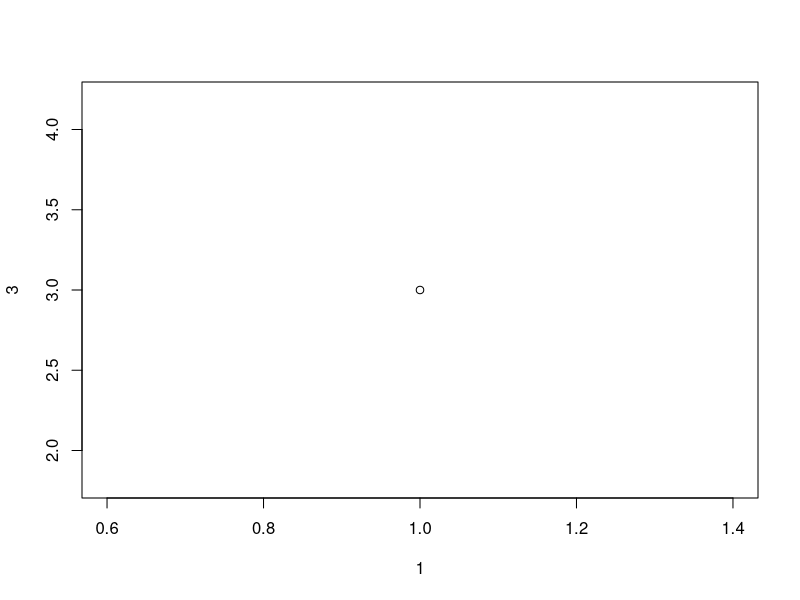
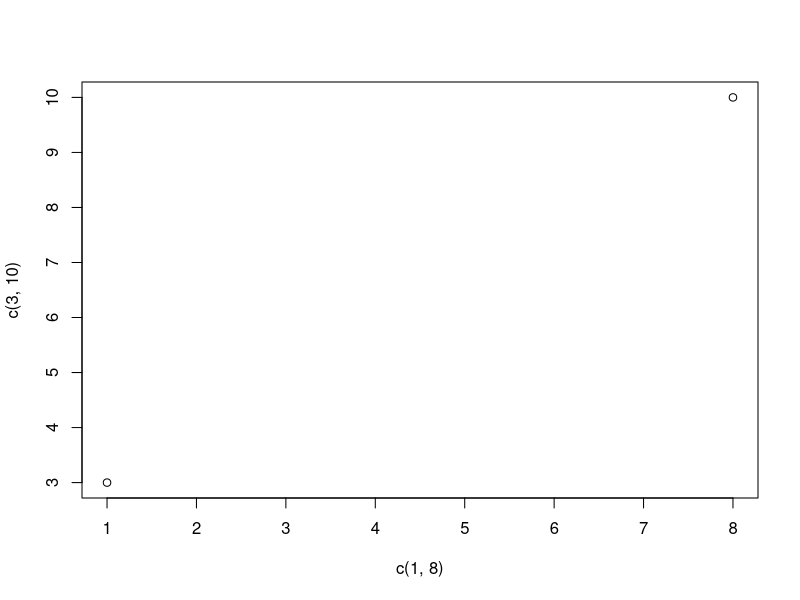
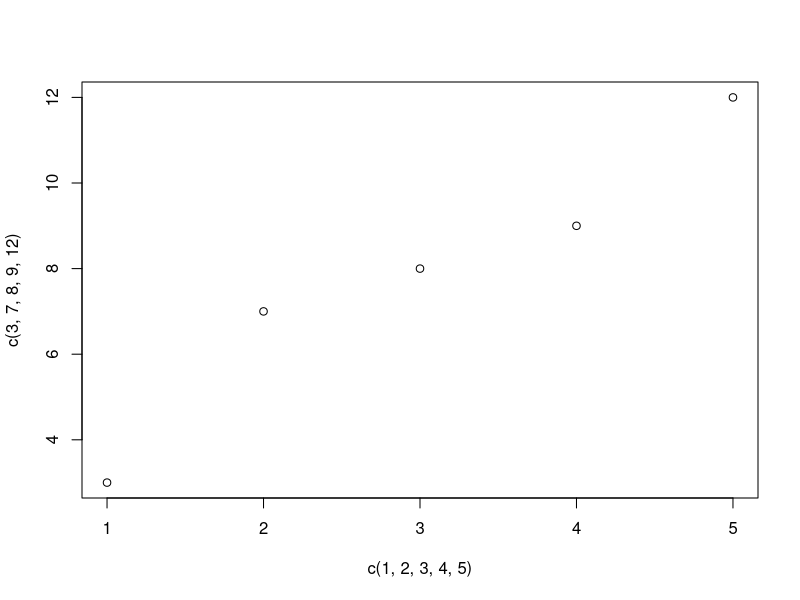
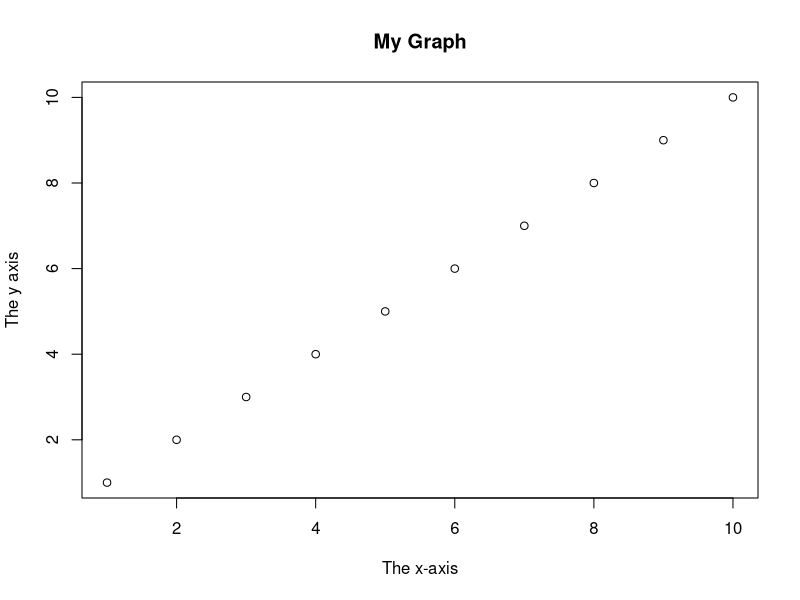
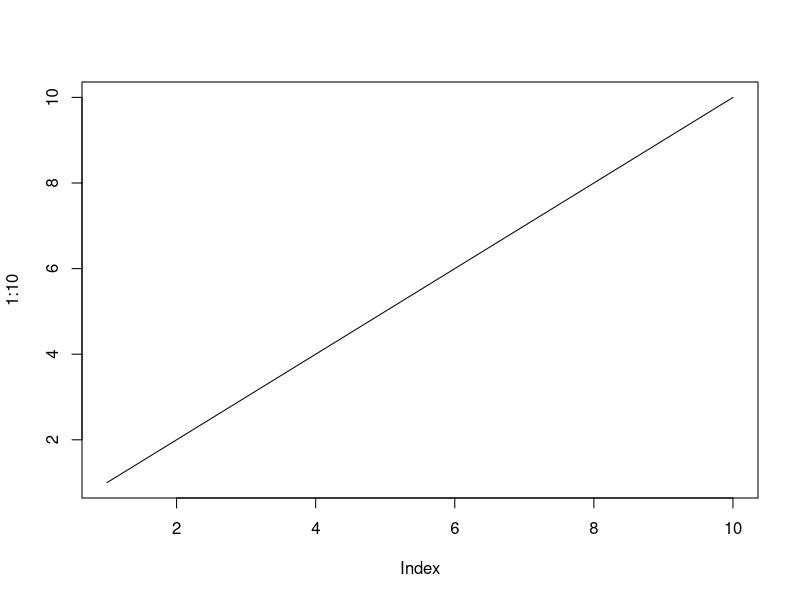
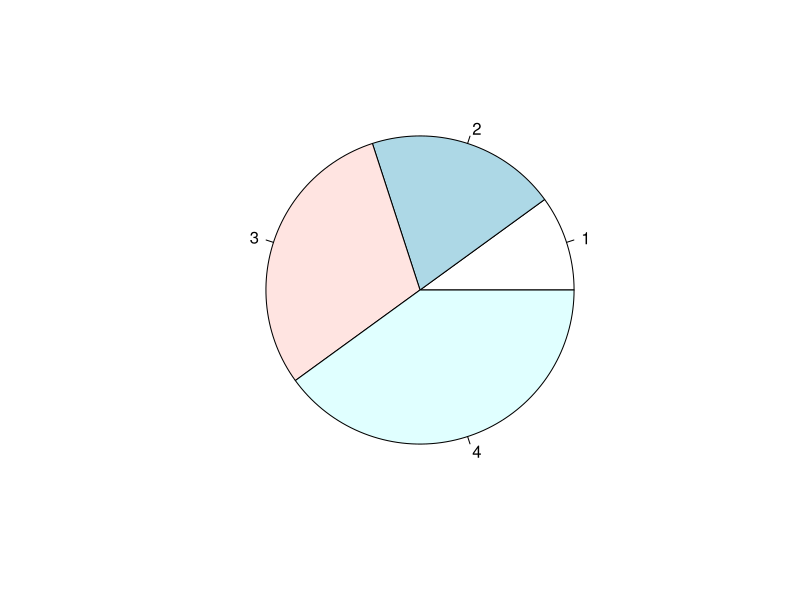
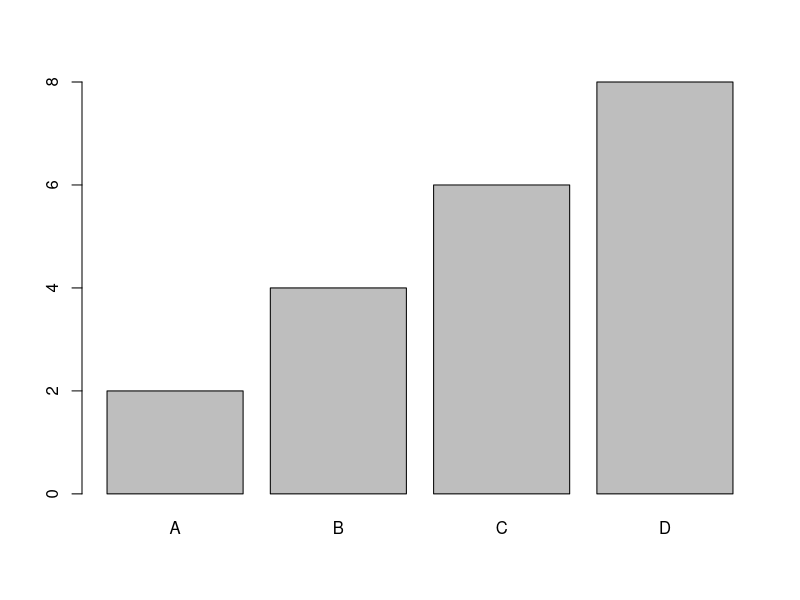

Recreate these plots in R, in order. (Note: this script raises an error after producing the figures.)
## ---- chunk 1
knitr::opts_chunk$set(echo = TRUE)
## ---- chunk 2
"hello world"
## ---- chunk 3
5

# This is a comment

print ("hello world") # this code is use to print the result.

## ---- chunk 4
name <- "John"
age <- 40

name   # output "John"
age    # output 40
## ---- chunk 5
name <- "John"
print(name)
## ---- chunk 6
for (x in 1:10) {
  print(x)
}
## ---- chunk 7
# numeric
x <- 10.5
class(x)

# integer
x <- 1000L
class(x)

# complex
x <- 9i + 3
class(x)

# character/string
x <- "R is exciting"
class(x)

# logical/boolean
x <- TRUE
class(x)
## ---- chunk 8
x <- 1L # integer
y <- 2 # numeric

# convert from integer to numeric:
a <- as.numeric(x)

# convert from numeric to integer:
b <- as.integer(y)

# print values of x and y
x
y

# print the class name of a and b
class(a)
class(b)
## ---- chunk 9
a <- 4
b <- "hello" # A string is surrounded by either single quotation marks, or **double quotation marks**:


c <- 5.4


d <- a + c

# e <- a + b
print (d)
# print (e)

## ---- chunk 10
10 > 9    # TRUE because 10 is greater than 9
10 == 9   # FALSE because 10 is not equal to 9
10 < 9    # FALSE because 10 is greater than 9
## ---- chunk 11
1+3
## ---- chunk 12
my_var <- 3
my_var
## ---- chunk 13
a = 5
b = 6

a > b
## ---- chunk 14
a = 3
b = 4
a&b
## ---- chunk 15
a <- 33
b <- 200

if (b > a) {
  print("b is greater than a")
}

if (b < a) {
  print("someting wrong")
}
## ---- chunk 16
a <- 33
b <- 33

if (b > a) {
  print("b is greater than a")
} else if (b < a) {
  print ("b is smaller than a")
} else {
  print( "oh! they are equal")
}
## ---- chunk 17
a <- 200
b <- 33
c <- 500

if (a > b | a > c) {
  print("At least one of the conditions is true")
}
## ---- chunk 18
i <- 1
while (i < 6) {
  print(i)
  i <- i + 1
}
## ---- chunk 19
i <- 1
while (i < 6) {
  print(i)
  i <- i + 1
  if (i == 4) {
    break
  }
}
## ---- chunk 20
for (x in 1:10) {
  print(x)
}
## ---- chunk 21
my_function <- function() {
  print("we are good!")
}

my_function ()
## ---- chunk 22

my_function <- function (a,b) {
  c = a * b
  return(c)
}

my_function (1,2)

## ---- chunk 23
# Vector of strings
fruits <- c("banana", "apple", "orange")

# Print fruits
fruits
## ---- chunk 24
# List of strings
thislist <- list("apple", "banana", 50, 100)

# Print the list
thislist
## ---- chunk 25
# Create a matrix
thismatrix <- matrix(c(1,2,3,4,5,6), nrow = 3, ncol = 2)

# Print the matrix
thismatrix
## ---- chunk 26
# An array with one dimension with values ranging from 1 to 24
thisarray <- c(1:24)
thisarray

# An array with more than one dimension
multiarray <- array(thisarray, dim = c(4, 3, 2))
multiarray
## ---- chunk 27
# Create a data frame
Data_Frame <- data.frame (
  Training = c("Strength", "Stamina", "Other"),
  Pulse = c(100, 150, 120),
  Duration = c(60, 30, 45)
)

# Print the data frame
Data_Frame
## ---- chunk 28
help ("plot")
## ---- chunk 29
plot (1,3)

plot(c(1, 8), c(3, 10))

plot(c(1, 2, 3, 4, 5), c(3, 7, 8, 9, 12))

plot(1:10, main="My Graph", xlab="The x-axis", ylab="The y axis")

plot(1:10, type="l")

## ---- chunk 30
# Create a vector of pies
x <- c(10,20,30,40)

# Display the pie chart
pie(x)
## ---- chunk 31
# x-axis values
x <- c("A", "B", "C", "D")

# y-axis values
y <- c(2, 4, 6, 8)

barplot(y, names.arg = x)
## ---- chunk 32
# Step 1. Check the dataset
mtcars
class(mtcars)
## ---- chunk 33
# help (mtcars)
?mtcars
## ---- chunk 34
Data_Cars <- mtcars # create a variable of the mtcars data set for better organization

# Use dim() to find the dimension of the data set
dim(Data_Cars)

# Use names() to find the names of the variables from the data set
names(Data_Cars)
## ---- chunk 35
Data_Cars <- mtcars

rownames(Data_Cars)

## ---- chunk 36
get_mpg <- mtcars$mpg
get_mpg
## ---- chunk 37
Data_Cars <- mtcars

summary(Data_Cars)

help(summary)
## ---- chunk 38
# Find the largest and smallest value of the variable hp (horsepower).
Data_Cars <- mtcars

max(Data_Cars$hp)
min(Data_Cars$hp)

# Also mean() for mean value
mean(Data_Cars$hp)
m = mean(Data_Cars$hp)
cat("mean value is:",m)
print("mean value is:",m) # why print is not available ?
median(Data_Cars$hp)
## ---- chunk 39
mtcars

# Scatter plot
plot(mtcars$wt, mtcars$mpg) # wt	Weight (1000 lbs); Miles/(US) gallon

## ---- chunk 40
plot(mtcars$wt, mtcars$mpg)
abline(lm(mpg ~ wt, data = mtcars), col = "red") # lm-linear regression
## ---- chunk 41
cyl_f <- factor(mtcars$cyl)

plot(mtcars$wt, mtcars$mpg,
     col = cyl_f, # different colors for numbers of cylinders 
     pch = 19) 

legend("topright",
       legend = levels(cyl_f),
       col = 1:3,
       pch = 19,
       title = "Number of cylinder")
